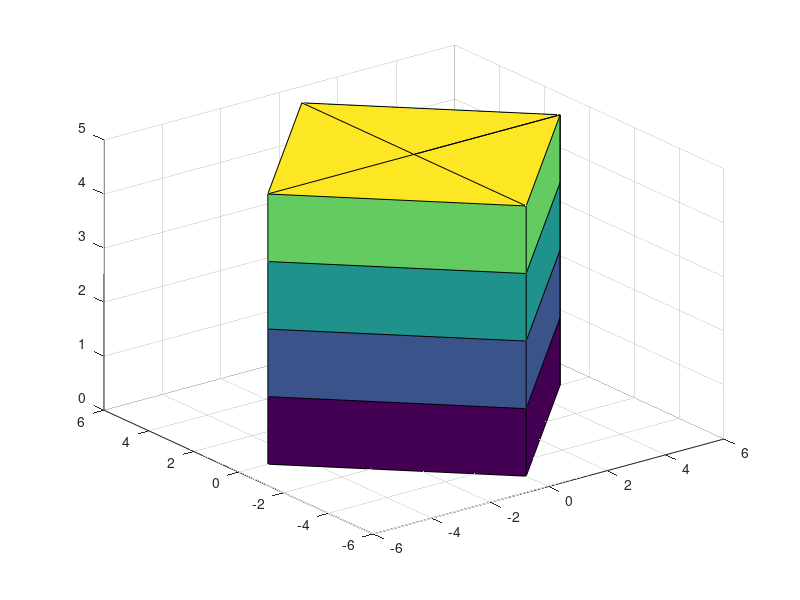

Source code (MATLAB):
clc 
clear
close 

% defining parameters
r = input('Please input the radius of the cylinder =  ');
h=input('Please input the height of the cylinder =  '); 
ncs=input('Please input the number of cross sections you want for the cylinder =  ');
nod= input('Please input the number of nodes per cross section of the cylinder =  ');

R = r*ones(1,nod); % making the radius same for each node
th= linspace(0,2*pi,nod); % defining theta with division equal to number of nodes

[x,y] = pol2cart(th,R); %converting polar to cartesian
z= linspace(0,h,ncs)'; % defining the z co-ordinates of the cylinder

% making matrix and values of each cross section equal to the base
x = repmat(x,ncs,1); 
y= repmat(y,ncs,1);
z = repmat(z,1,nod);

% to enclose the cylinder 
x_lid = zeros(2,nod);
y_lid = zeros(2,nod);
z_lid = repmat([0;h],1,nod);

%combining all the matrix and making them one (lid plus curved surface)
X= [x_lid(1,:);x;x_lid(2,:)];
Y= [y_lid(1,:);y;y_lid(2,:)];
Z= [z_lid(1,:);z;z_lid(2,:)];

surf(X,Y,Z)

